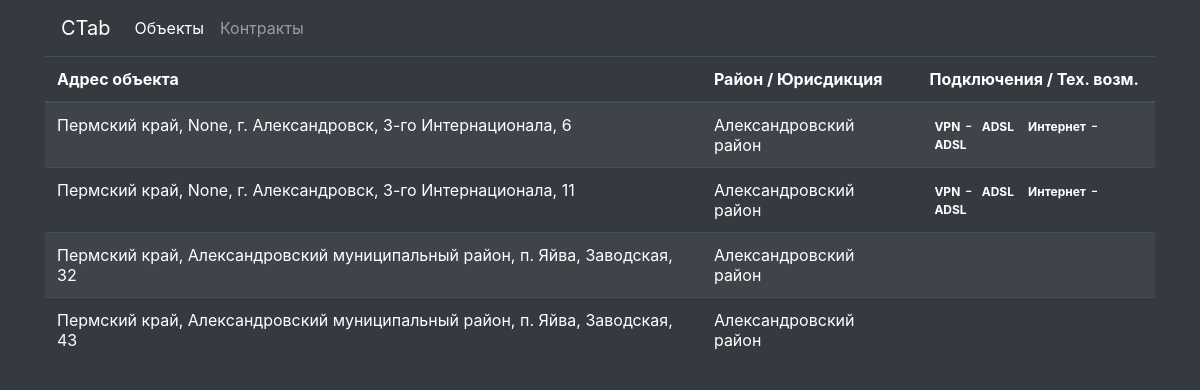
The page / on the database its author committed.
### tables this page shows
CREATE TABLE "address" (
	"id"	INTEGER PRIMARY KEY AUTOINCREMENT,
	"area"	TEXT,
	"city"	TEXT,
	"street"	TEXT,
	"building"	TEXT,
	"region_id"	INTEGER,
	"area_id"	INTEGER
);

CREATE TABLE "areas" (
	"id"	INTEGER PRIMARY KEY AUTOINCREMENT UNIQUE,
	"area_name"	TEXT UNIQUE
);

CREATE TABLE "technical_possibility" (
	"id"	INTEGER PRIMARY KEY AUTOINCREMENT UNIQUE,
	"service"	TEXT,
	"object_id"	INTEGER,
	"type_channel"	INTEGER,
	"type_phys_channel"	INTEGER
);

CREATE TABLE "type_phys_channel" (
	"id"	INTEGER,
	"name"	TEXT
);

### main.py (the view)
@app.route('/')
def index():
    tech_pos = tech_possible(DB)
    addresses = get_addresses(DB)
    return render_template('index.html', addresses=addresses, tech_pos=tech_pos)

### main.py (called while the page is built)
def tech_possible(db: str) -> dict:
    result = {}
    connection = sqlite3.connect(db)
    cursor = connection.cursor()
    cursor.execute("""SELECT technical_possibility.object_id, technical_possibility.service, type_phys_channel.name
                    FROM
                    technical_possibility, type_phys_channel
                    WHERE
                    type_phys_channel.id = technical_possibility.type_phys_channel""")
    for id, service, type in cursor:
        if result.get(id):
            result[id].append((service, type))
        else:
            result[id] = [(service, type)]
    return result

def get_addresses(db: str) -> list:
    connection = sqlite3.connect(db)
    cursor = connection.cursor()
    cursor.execute("""SELECT region.name, address.area, address.city, address.street, address.building, areas.area_name, address.id
                    FROM
                    address, areas, region
					WHERE
					address.area_id = areas.id
					AND
					region.id = address.region_id""")
    return [ i for i in cursor ]

### templates/index.html
{% extends 'base.html' %}
{% block content %}
        <table class="table table-dark table-striped">
            <thead>
                <tr >
                    <th scope="col">Адрес объекта</th>
                    <th scope="col">Район / Юрисдикция</th>
                    <th scope="col">Подключения / Тех. возм.</th>
                </tr>
            <thead>
            <tbody>
                {% for addr in addresses %}
                <tr title="{{ addr[-1] }}">
                    <td>{{ addr[:-2]|join(', ') }}</td>
                    <td>{{ addr[-2] }}</td>
                    <td class="position-relative">
                            {% for item in tech_pos[addr[-1]] %}
                                <span class="badge text-bg-secondary">{{ item[0] }}</span>-
                                <span class="badge rounded-pill text-bg-light">{{ item[1] }}</span>
                            {% endfor %}
                    </td>
                </tr>
                {% endfor %}
            </tbody>
        </table>
{% endblock %}

### templates/base.html (shortened to what this page needs)
<html>
<head>
    <link rel="stylesheet" href="static/css/bootstrap.min.css">
</head>
<body class="bg-dark text-light">
    <div class="container-xl bg-dark">
        <nav class="navbar navbar-expand-lg navbar-dark bg-dark">
            <a class="navbar-brand" href="#">CTab</a>
            <div class="collapse navbar-collapse" id="navbarNavAltMarkup">
                <div class="navbar-nav">
                    <a class="nav-link active" href="/">Объекты<span class="sr-only">(current)</span></a>
                    <a class="nav-link" href="/">Контракты</a>
                </div>
            </div>
        </nav>
    {% block content %}
    {% endblock %}
    </div>
</body>
</html>

### rows shown on the page
address: addr "Пермский край, None, г. Александровск, 3-го Интернационала, 6", area_name "Александровский район"
technical_possibility: service "VPN", name "ADSL"
technical_possibility: service "Интернет", name "ADSL"
address: addr "Пермский край, None, г. Александровск, 3-го Интернационала, 11", area_name "Александровский район"
technical_possibility: service "VPN", name "ADSL"
technical_possibility: service "Интернет", name "ADSL"
address: addr "Пермский край, Александровский муниципальный район, п. Яйва, Заводская, 32", area_name "Александровский район"
address: addr "Пермский край, Александровский муниципальный район, п. Яйва, Заводская, 43", area_name "Александровский район"
